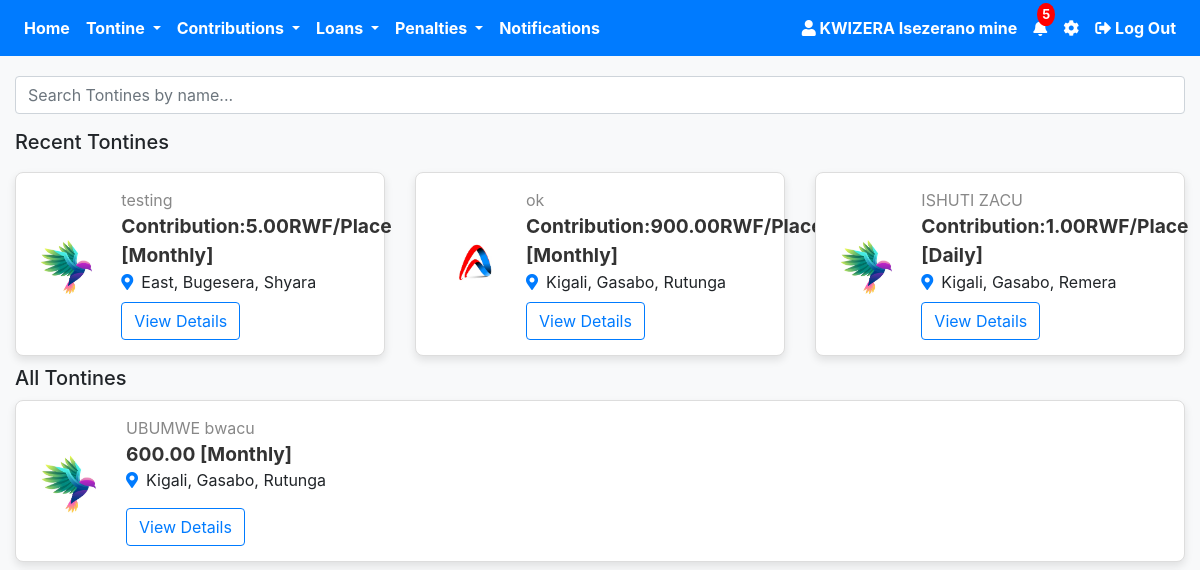
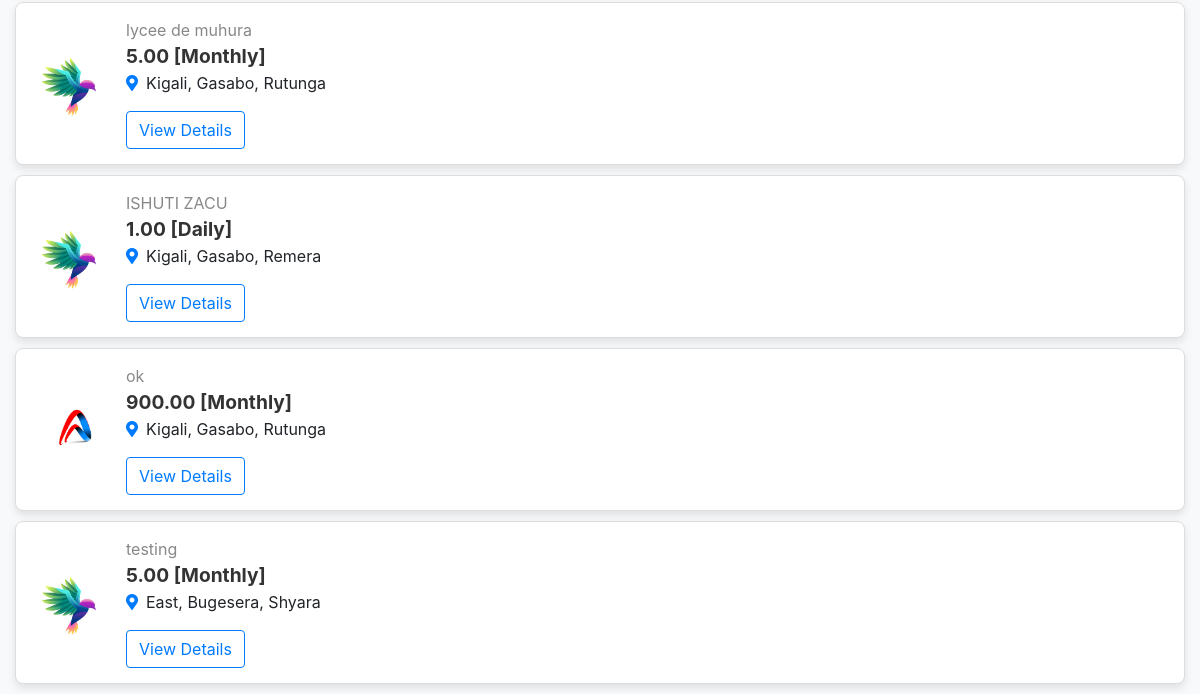
Page /user_profile.php (signed in) on the earlier database version (2 pictures, top to bottom).
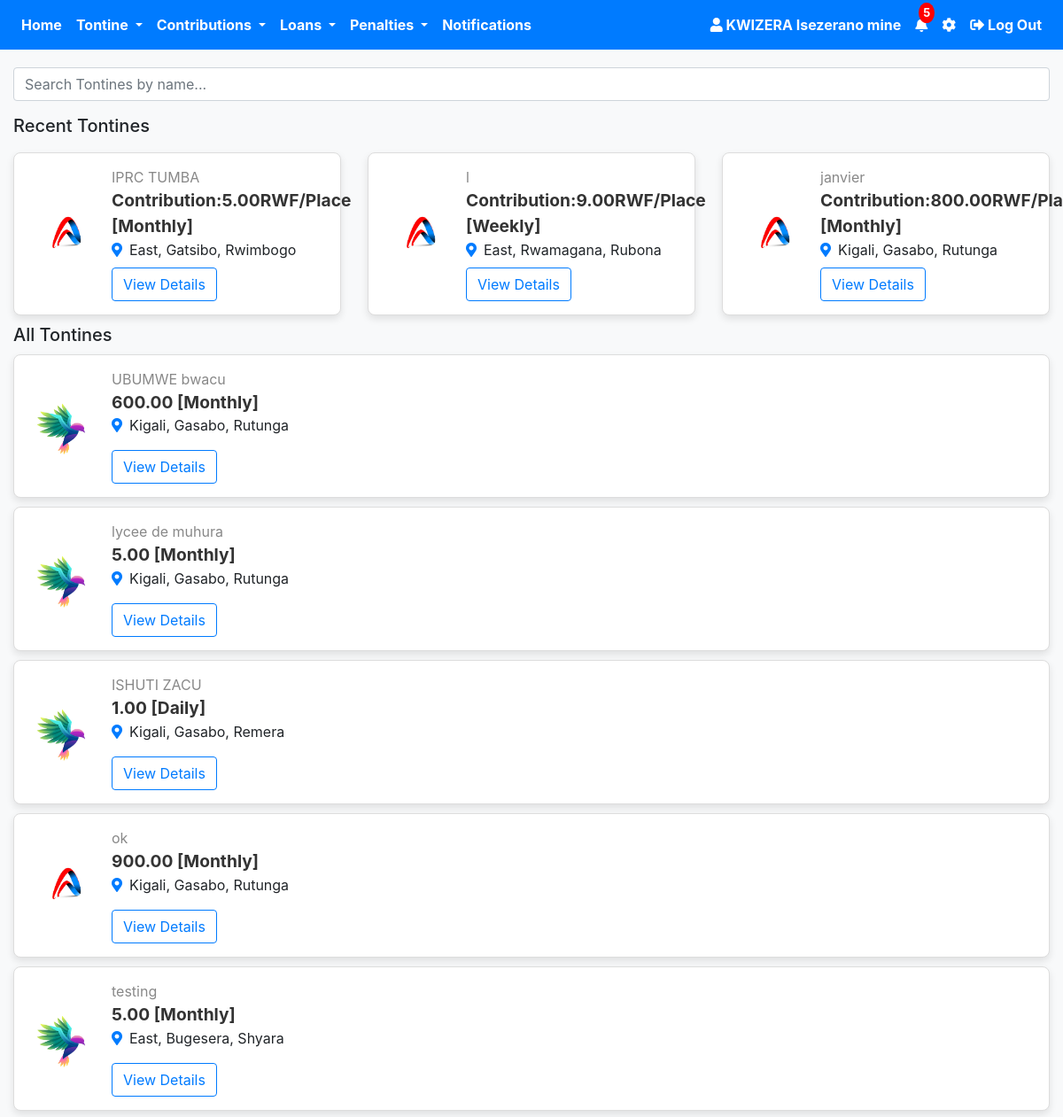
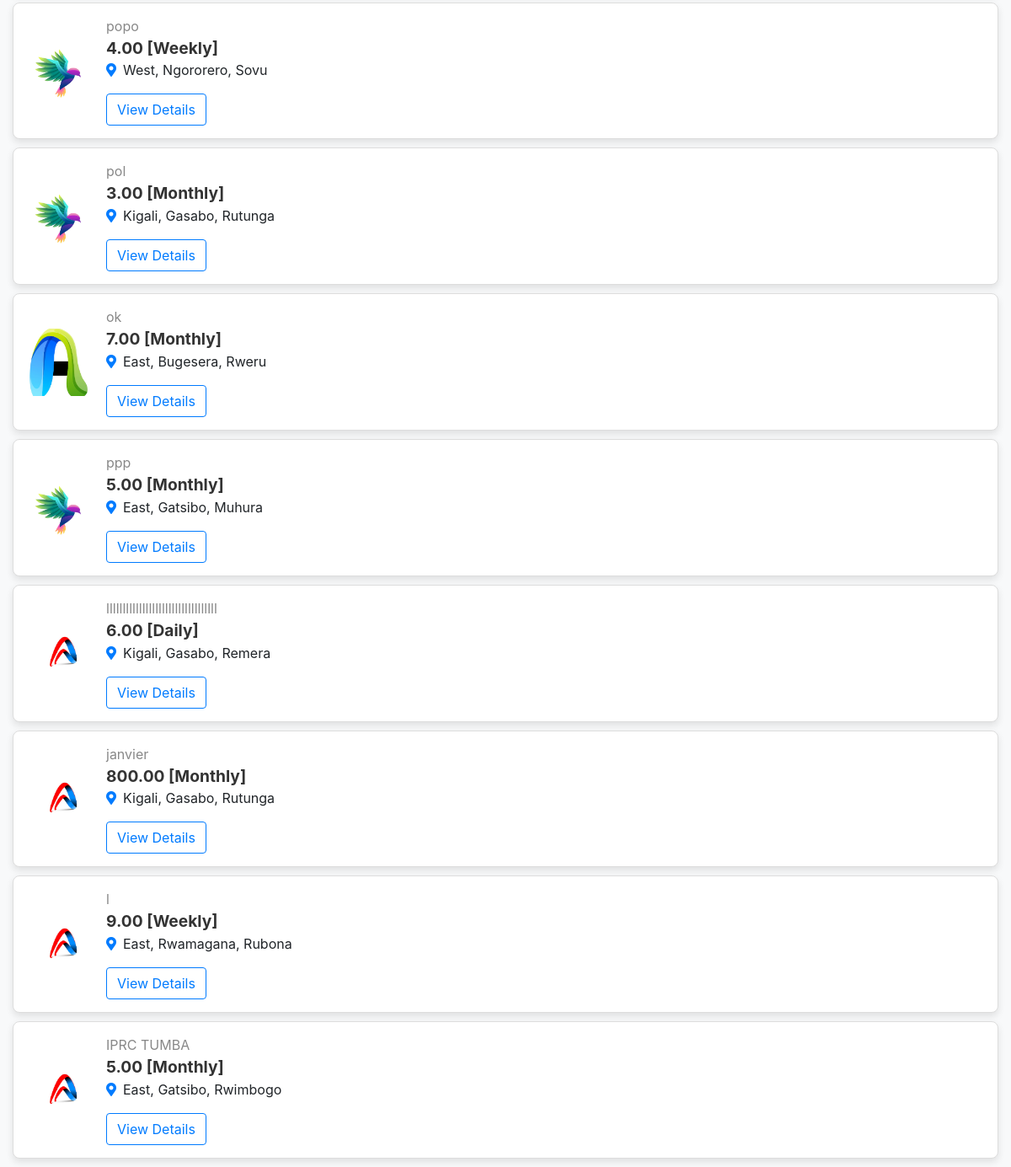
Same page on the later database version (2 pictures, top to bottom).
### tables this page shows
CREATE TABLE `tontine` (
  `id` int(11) NOT NULL,
  `tontine_name` varchar(255) NOT NULL,
  `logo` varchar(255) DEFAULT NULL,
  `join_date` date NOT NULL,
  `province` varchar(100) NOT NULL,
  `district` varchar(100) NOT NULL,
  `sector` varchar(100) NOT NULL,
  `total_contributions` decimal(10,2) NOT NULL,
  `occurrence` enum('Daily','Weekly','Monthly') NOT NULL,
  `time` time DEFAULT NULL,
  `day` enum('Monday','Tuesday','Wednesday','Thursday','Friday','Saturday','Sunday') DEFAULT NULL,
  `date` date DEFAULT NULL,
  `created_at` timestamp NOT NULL DEFAULT current_timestamp(),
  `user_id` int(11) DEFAULT NULL,
  `role` varchar(30) NOT NULL,
  `purpose` varchar(255) NOT NULL,
  `rules` varchar(255) NOT NULL,
  `status` enum('Not Justified','Justification Request sent','Justified','Rejected') DEFAULT 'Not Justified',
  `reason` varchar(255) NOT NULL,
  `interest` decimal(10,2) NOT NULL DEFAULT 0.00,
  `payment_frequency` enum('Monthly','Weekly') NOT NULL,
  `frequent_payment_date` date DEFAULT NULL,
  `frequent_payment_day` enum('Monday','Tuesday','Wednesday','Thursday','Friday','Saturday','Sunday') DEFAULT NULL,
  `late_contribution_penalty` int(50) NOT NULL
);

### user_profile.php (the view, shortened to what the changed rows need)
<?php
require 'config.php';
?>
<!DOCTYPE html>
<html lang="en">
<head>
    <link rel="stylesheet" href="https://stackpath.bootstrapcdn.com/bootstrap/4.5.2/css/bootstrap.min.css">
    <link rel="stylesheet" href="https://cdnjs.cloudflare.com/ajax/libs/font-awesome/5.15.4/css/all.min.css">
</head>
<body>
<div class="container mt-1">
    <div class="row recent-tontines">
    <?php
    $recentQuery = $pdo->query("SELECT * FROM tontine ORDER BY created_at DESC LIMIT 3");
    while ($tontine = $recentQuery->fetch(PDO::FETCH_ASSOC)) {
        $logo = !empty($tontine['logo']) ? $tontine['logo'] : 'default-logo.png';
        $timeInfo = '';
        echo "
        <div class='col-md-4'>
            <div class='job-card'>
                <img src='$logo' alt='Tontine Logo' class='job-logo'>
                <div class='job-info'>
                    <span class='company-name'>{$tontine['tontine_name']}</span>
     <div class='job-title'>Contribution:{$tontine['total_contributions']}RWF/Place [{$tontine['occurrence']}]</div>
                    <div class='timer'>$timeInfo</div>
                    <div class='details'>
                        <i class='fas fa-map-marker-alt icon'></i>{$tontine['province']}, {$tontine['district']}, {$tontine['sector']}
                    </div>
                   <button class='btn btn-outline-primary mt-2' onclick='confirmJoinTontine(" . $tontine['id'] . ")'>View Details</button>
                </div>
            </div>
        </div>
        ";
    }
    ?>
</div>
    <div class="job-listings">
        <?php
        $query = $pdo->query("SELECT * FROM tontine");
        while ($tontine = $query->fetch(PDO::FETCH_ASSOC)) {
            $logo = !empty($tontine['logo']) ? $tontine['logo'] : 'default-logo.png';
            $timeInfo = '';
            echo "
            <div class='job-card'>
                <img src='$logo' alt='Tontine Logo' class='job-logo'>
                <div class='job-info'>
                    <span class='company-name'>{$tontine['tontine_name']}</span>
                    <div class='job-title'>{$tontine['total_contributions']} [{$tontine['occurrence']}]</div>
                    <div class='details'>
                        <i class='fas fa-map-marker-alt icon'></i>{$tontine['province']}, {$tontine['district']}, {$tontine['sector']}
                    </div>
                    <div class='timer mt-2'>
                        $timeInfo
                    </div>
                  <button class='btn btn-outline-primary mt-2' onclick='confirmJoinTontine(" . $tontine['id'] . ")'>View Details</button>
                </div>
            </div>";
        }
        ?>
    </div>
</div>
</body>
</html>

Differences in the rows shown:
no longer on one of the page's lists (row edited): tontine: tontine_name "ISHUTI ZACU", total_contributions "1.00", occurrence "Daily", province "Kigali", district "Gasabo", sector "Remera"
no longer on one of the page's lists (row edited): tontine: tontine_name "ok", total_contributions "900.00", occurrence "Monthly", province "Kigali", district "Gasabo", sector "Rutunga"
no longer on one of the page's lists (row edited): tontine: tontine_name "testing", total_contributions "5.00", occurrence "Monthly", province "East", district "Bugesera", sector "Shyara"
added tontine: logo (picture), tontine_name "IPRC TUMBA", total_contributions "5.00", occurrence "Monthly", province "East", district "Gatsibo", sector "Rwimbogo"
added tontine: logo (picture), tontine_name "l", total_contributions "9.00", occurrence "Weekly", province "East", district "Rwamagana", sector "Rubona"
added tontine: logo (picture), tontine_name "janvier", total_contributions "800.00", occurrence "Monthly", province "Kigali", district "Gasabo", sector "Rutunga"
added tontine: logo (picture), tontine_name "popo", total_contributions "4.00", occurrence "Weekly", province "West", district "Ngororero", sector "Sovu", shown under "All Tontines"
added tontine: logo (picture), tontine_name "pol", total_contributions "3.00", occurrence "Monthly", province "Kigali", district "Gasabo", sector "Rutunga", shown under "All Tontines"
added tontine: logo (picture), tontine_name "ok", total_contributions "7.00", occurrence "Monthly", province "East", district "Bugesera", sector "Rweru", shown under "All Tontines"
added tontine: logo (picture), tontine_name "ppp", total_contributions "5.00", occurrence "Monthly", province "East", district "Gatsibo", sector "Muhura", shown under "All Tontines"
added tontine: logo (picture), tontine_name "llllllllllllllllllllllllllllllllll", total_contributions "6.00", occurrence "Daily", province "Kigali", district "Gasabo", sector "Remera", shown under "All Tontines"
